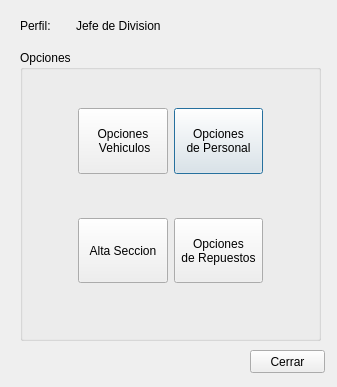
<?xml version="1.0" encoding="UTF-8"?>
<ui version="4.0">
 <class>DialogOpcionesJefeDivision</class>
 <widget class="QDialog" name="DialogOpcionesJefeDivision">
  <property name="geometry">
   <rect>
    <x>0</x>
    <y>0</y>
    <width>337</width>
    <height>387</height>
   </rect>
  </property>
  <property name="windowTitle">
   <string>Opciones Jefe de Division</string>
  </property>
  <widget class="QWidget" name="horizontalLayoutWidget">
   <property name="geometry">
    <rect>
     <x>20</x>
     <y>10</y>
     <width>141</width>
     <height>31</height>
    </rect>
   </property>
   <layout class="QHBoxLayout" name="horizontalLayout">
    <item>
     <widget class="QLabel" name="lbl_perfil">
      <property name="text">
       <string>Perfil:</string>
      </property>
     </widget>
    </item>
    <item>
     <widget class="QLabel" name="lblPerfil">
      <property name="text">
       <string>Jefe de Division</string>
      </property>
     </widget>
    </item>
   </layout>
  </widget>
  <widget class="QGroupBox" name="groupBoxOpcJD">
   <property name="geometry">
    <rect>
     <x>20</x>
     <y>50</y>
     <width>301</width>
     <height>291</height>
    </rect>
   </property>
   <property name="title">
    <string>Opciones</string>
   </property>
   <widget class="QWidget" name="gridLayoutWidget">
    <property name="geometry">
     <rect>
      <x>20</x>
      <y>20</y>
      <width>261</width>
      <height>251</height>
     </rect>
    </property>
    <layout class="QGridLayout" name="gridLayout">
     <item row="4" column="1">
      <spacer name="horizontalSpacer_16">
       <property name="orientation">
        <enum>Qt::Vertical</enum>
       </property>
       <property name="sizeType">
        <enum>QSizePolicy::Ignored</enum>
       </property>
       <property name="sizeHint" stdset="0">
        <size>
         <width>58</width>
         <height>38</height>
        </size>
       </property>
      </spacer>
     </item>
     <item row="1" column="3">
      <spacer name="horizontalSpacer_17">
       <property name="orientation">
        <enum>Qt::Horizontal</enum>
       </property>
       <property name="sizeType">
        <enum>QSizePolicy::Ignored</enum>
       </property>
       <property name="sizeHint" stdset="0">
        <size>
         <width>38</width>
         <height>58</height>
        </size>
       </property>
      </spacer>
     </item>
     <item row="1" column="2">
      <widget class="QPushButton" name="button_opcPersonal">
       <property name="sizePolicy">
        <sizepolicy hsizetype="Minimum" vsizetype="Minimum">
         <horstretch>0</horstretch>
         <verstretch>0</verstretch>
        </sizepolicy>
       </property>
       <property name="text">
        <string>Opciones
de Personal</string>
       </property>
      </widget>
     </item>
     <item row="3" column="2">
      <widget class="QPushButton" name="button_opcRepuestos">
       <property name="sizePolicy">
        <sizepolicy hsizetype="Minimum" vsizetype="Minimum">
         <horstretch>0</horstretch>
         <verstretch>0</verstretch>
        </sizepolicy>
       </property>
       <property name="text">
        <string>Opciones 
de Repuestos</string>
       </property>
      </widget>
     </item>
     <item row="2" column="1">
      <spacer name="horizontalSpacer_19">
       <property name="orientation">
        <enum>Qt::Vertical</enum>
       </property>
       <property name="sizeType">
        <enum>QSizePolicy::Preferred</enum>
       </property>
       <property name="sizeHint" stdset="0">
        <size>
         <width>58</width>
         <height>38</height>
        </size>
       </property>
      </spacer>
     </item>
     <item row="1" column="0">
      <spacer name="horizontalSpacer_15">
       <property name="orientation">
        <enum>Qt::Horizontal</enum>
       </property>
       <property name="sizeType">
        <enum>QSizePolicy::Ignored</enum>
       </property>
       <property name="sizeHint" stdset="0">
        <size>
         <width>38</width>
         <height>58</height>
        </size>
       </property>
      </spacer>
     </item>
     <item row="0" column="1">
      <spacer name="horizontalSpacer_18">
       <property name="orientation">
        <enum>Qt::Vertical</enum>
       </property>
       <property name="sizeType">
        <enum>QSizePolicy::Ignored</enum>
       </property>
       <property name="sizeHint" stdset="0">
        <size>
         <width>58</width>
         <height>38</height>
        </size>
       </property>
      </spacer>
     </item>
     <item row="1" column="1">
      <widget class="QPushButton" name="button_opcVehiculo">
       <property name="sizePolicy">
        <sizepolicy hsizetype="Minimum" vsizetype="Minimum">
         <horstretch>0</horstretch>
         <verstretch>0</verstretch>
        </sizepolicy>
       </property>
       <property name="text">
        <string>Opciones 
 Vehiculos</string>
       </property>
      </widget>
     </item>
     <item row="3" column="1">
      <widget class="QPushButton" name="button_AltaSeccion">
       <property name="sizePolicy">
        <sizepolicy hsizetype="Minimum" vsizetype="Minimum">
         <horstretch>0</horstretch>
         <verstretch>0</verstretch>
        </sizepolicy>
       </property>
       <property name="text">
        <string>Alta Seccion</string>
       </property>
      </widget>
     </item>
    </layout>
   </widget>
  </widget>
  <widget class="QPushButton" name="pushButton_Cerrar">
   <property name="geometry">
    <rect>
     <x>250</x>
     <y>350</y>
     <width>75</width>
     <height>23</height>
    </rect>
   </property>
   <property name="text">
    <string>Cerrar</string>
   </property>
  </widget>
 </widget>
 <resources/>
 <connections>
  <connection>
   <sender>pushButton_Cerrar</sender>
   <signal>clicked()</signal>
   <receiver>DialogOpcionesJefeDivision</receiver>
   <slot>close()</slot>
   <hints>
    <hint type="sourcelabel">
     <x>256</x>
     <y>363</y>
    </hint>
    <hint type="destinationlabel">
     <x>201</x>
     <y>350</y>
    </hint>
   </hints>
  </connection>
 </connections>
</ui>
